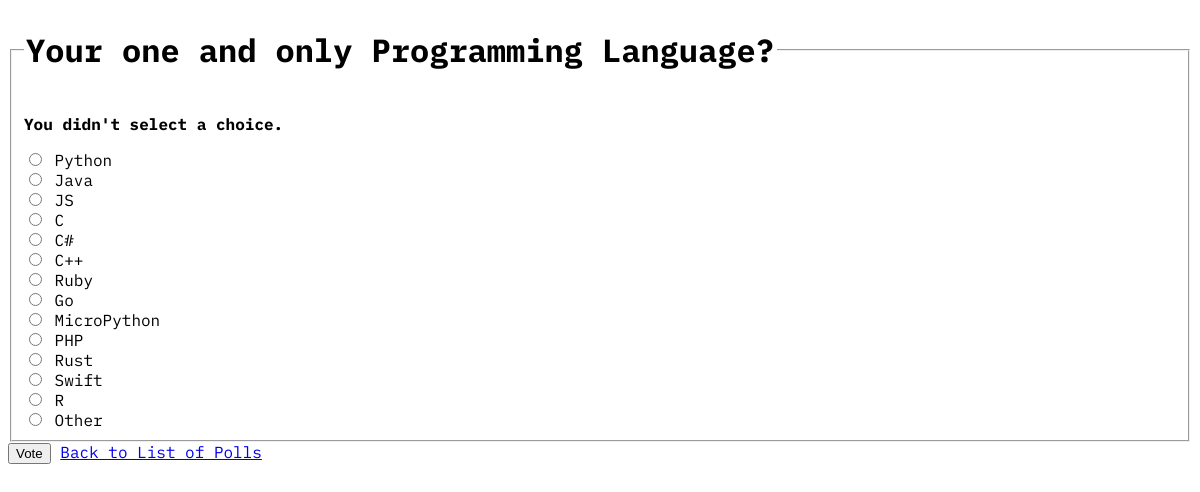
Screenshot of /7/vote/ (signed in) with the database file from the repository.
### polls/models.py (models this page shows, shortened)
class Question(models.Model):
    question_text = models.CharField(max_length=200)
    pub_date = models.DateTimeField('date published')
    end_date = models.DateTimeField('date end', null=True)

class Choice(models.Model):
    question = models.ForeignKey(Question, on_delete=models.CASCADE)
    choice_text = models.CharField(max_length=200)

### polls/views.py (the view, shortened to what this page needs)
# urls.py: path('<int:question_id>/vote/', views.vote, name='vote'),
@login_required
def vote(request, question_id):
    user = request.user
    question = get_object_or_404(Question, pk=question_id)
    if not user.is_authenticated: # if not authenticated return to login page
        return redirect('login')
    try:
        selected_choice = question.choice_set.get(pk=request.POST['choice'])
    except (KeyError, Choice.DoesNotExist):
        return render(request, 'polls/detail.html', {
            'question': question,
            'error_message': "You didn't select a choice.",
        })

### polls/templates/polls/detail.html (shortened to what this page needs)
{% load static %}
<link rel="stylesheet" href="{% static 'polls/style.css' %}">
<form action="{% url 'polls:vote' question.id %}" method="post">
    <fieldset>
        <legend><h1>{{ question.question_text }}</h1></legend>
        {% if error_message %}<p><strong>{{ error_message }}</strong></p>{% endif %}
        {% for choice in question.choice_set.all %}
            <input type="radio" name="choice" id="choice{{ forloop.counter }}" value="{{ choice.id }}">
            <label for="choice{{ forloop.counter }}">{{ choice.choice_text }}</label><br>
        {% endfor %}
    </fieldset>
    <input type="submit" value="Vote"> <a href="{% url 'polls:index' %}">Back to List of Polls</a>
    </form>

### rows the page displays
Question: question_text "Your one and only Programming Language?"
Choice: choice_text "Python"
Choice: choice_text "Java"
Choice: choice_text "JS"
Choice: choice_text "C"
Choice: choice_text "C#"
Choice: choice_text "C++"
Choice: choice_text "Ruby"
Choice: choice_text "Go"
Choice: choice_text "MicroPython"
Choice: choice_text "PHP"
Choice: choice_text "Rust"
Choice: choice_text "Swift"
Choice: choice_text "R"
Choice: choice_text "Other"

### other values shown
{{ error_message }} "You didn't select a choice."
